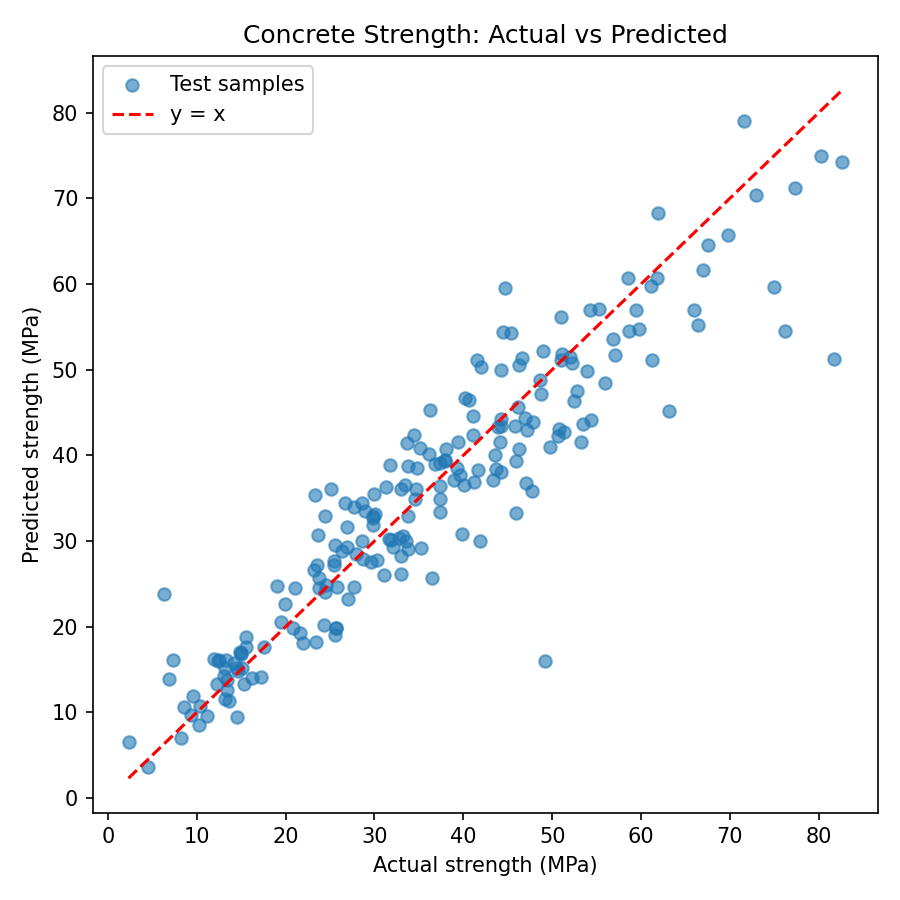

Source code (Python):

import numpy as np
import pandas as pd
import matplotlib.pyplot as plt
from sklearn.linear_model import LinearRegression, Ridge
from sklearn.metrics import mean_absolute_error, mean_squared_error
from sklearn.model_selection import GridSearchCV, KFold, cross_val_score, train_test_split
from sklearn.pipeline import Pipeline
from sklearn.preprocessing import PolynomialFeatures, StandardScaler

concrete = pd.read_csv("concrete_strength.csv").drop_duplicates()
target = "Concrete compressive strength"
X = concrete.drop(columns=target)
y = concrete[target]

# (a) 80/20 split, then baseline CV RMSE on the training rows
X_train, X_test, y_train, y_test = train_test_split(X, y, test_size=0.20, random_state=42)
print("Training rows:", len(X_train), "| Test rows:", len(X_test))

folds = KFold(n_splits=5, shuffle=True, random_state=42)
scoring = "neg_root_mean_squared_error"
baseline_rmse = -cross_val_score(LinearRegression(), X_train, y_train, cv=folds, scoring=scoring)
print(f"Linear baseline mean CV RMSE: {baseline_rmse.mean():.2f} MPa")

# (b) Polynomial + scaling + Ridge grid search
pipe = Pipeline([
    ("poly", PolynomialFeatures(include_bias=False)),
    ("scale", StandardScaler()),
    ("ridge", Ridge()),
])
grid = {"poly__degree": [1, 2, 3], "ridge__alpha": [0.01, 0.1, 1, 10, 100]}
search = GridSearchCV(pipe, grid, cv=folds, scoring=scoring, refit=True)
search.fit(X_train, y_train)

results = pd.DataFrame(search.cv_results_).sort_values("rank_test_score")
print("\nTop 3 settings:")
for _, row in results.head(3).iterrows():
    print(f"  Rank {int(row['rank_test_score'])}: {row['params']} -> mean CV RMSE {-row['mean_test_score']:.2f} MPa")
print("Best parameters:", search.best_params_)

# (c) Test-set evaluation of the refitted winner
pred = search.predict(X_test)
test_rmse = np.sqrt(mean_squared_error(y_test, pred))
test_mae = mean_absolute_error(y_test, pred)
print(f"\nTest RMSE: {test_rmse:.2f} MPa")
print(f"Test MAE:  {test_mae:.2f} MPa")

plt.figure(figsize=(6, 6))
plt.scatter(y_test, pred, alpha=0.6, label="Test samples")
lo, hi = min(y_test.min(), pred.min()), max(y_test.max(), pred.max())
plt.plot([lo, hi], [lo, hi], "r--", label="y = x")
plt.xlabel("Actual strength (MPa)")
plt.ylabel("Predicted strength (MPa)")
plt.title("Concrete Strength: Actual vs Predicted")
plt.legend()
plt.tight_layout()
plt.savefig("task3_concrete.png", dpi=150)
plt.show()

# (d) Baseline vs tuned
print(f"\nBaseline CV RMSE: {baseline_rmse.mean():.2f} | Tuned CV RMSE: {-search.best_score_:.2f}")
